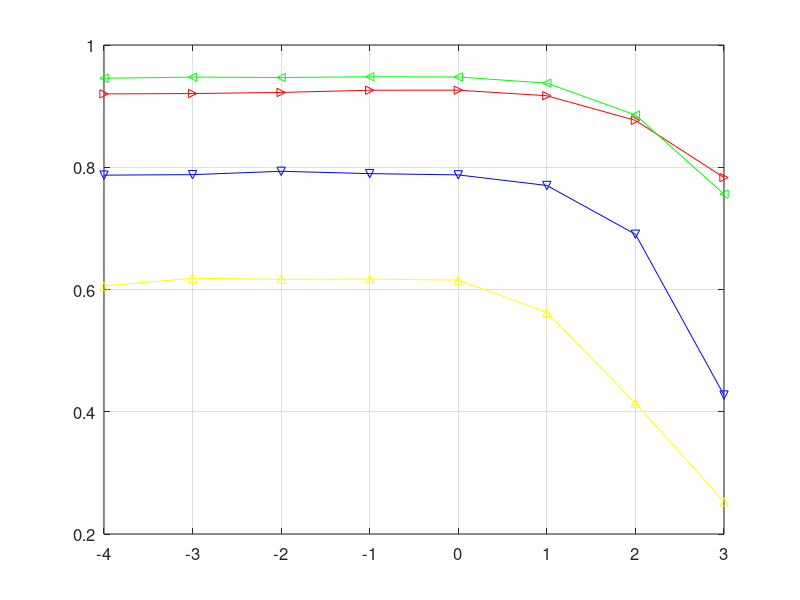

The MATLAB script that drew this image: (Note: this script raises an error after producing the figure.)
xLambda = [0.0625,0.1250,0.2500,0.5000,1.0000,2.0000,4.0000,8.0000];

yGPCR = [0.7871,0.7879,0.7934,0.7896,0.7875,0.7702,0.6904,0.4273];
plot(log2(xLambda),yGPCR,'bv-');
hold on;

yEnzyme = [0.9200,0.9206,0.9224,0.9260,0.9261,0.9170,0.8767,0.7832];
plot(log2(xLambda),yEnzyme,'r>-');
hold on;

yIC = [0.9456,0.9475,0.9468,0.9480,0.9477,0.9376,0.8856,0.7561];
plot(log2(xLambda),yIC,'g<-');
hold on;

yNR = [0.6057,0.6185,0.6166,0.6170,0.6154,0.5628,0.4140,0.2527];
plot(log2(xLambda),yNR,'y^-');
grid on;

set(gca,'fontsize',12);

mylegend = legend('GPCR','Enzyme','Ion channel', 'Nuclear receptor',0); 
set(mylegend,'fontsize',16);

handle_xlabel = xlabel('base-2 logarithm of \lambda'); 
set(handle_xlabel,'fontsize',16);

handle_ylabel = ylabel('AUPR'); 
set(handle_ylabel,'fontsize',16);

%title('The effect of parameter lambda');